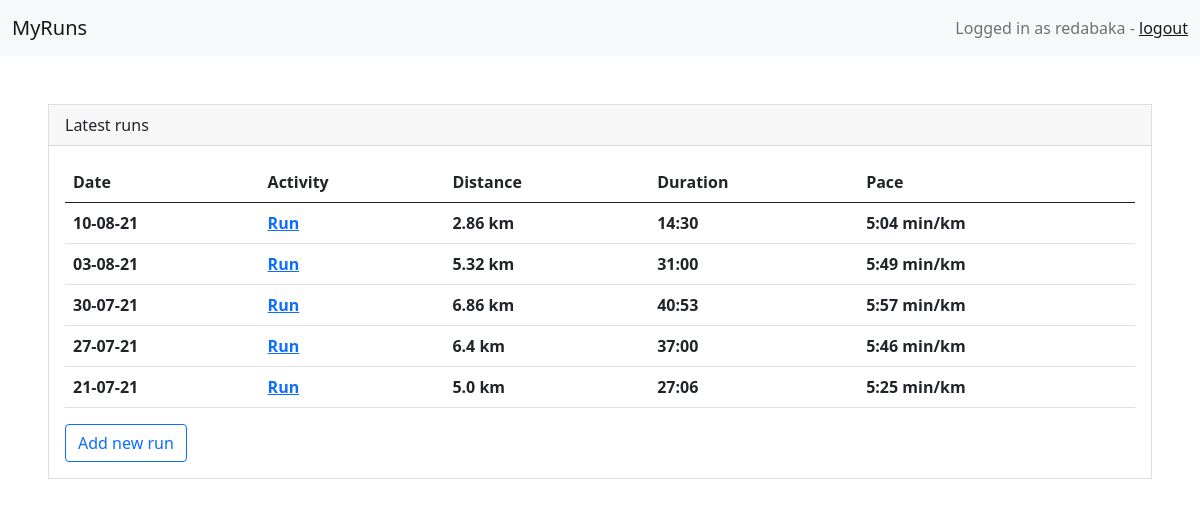
The page / (signed in) on the database as committed earlier.
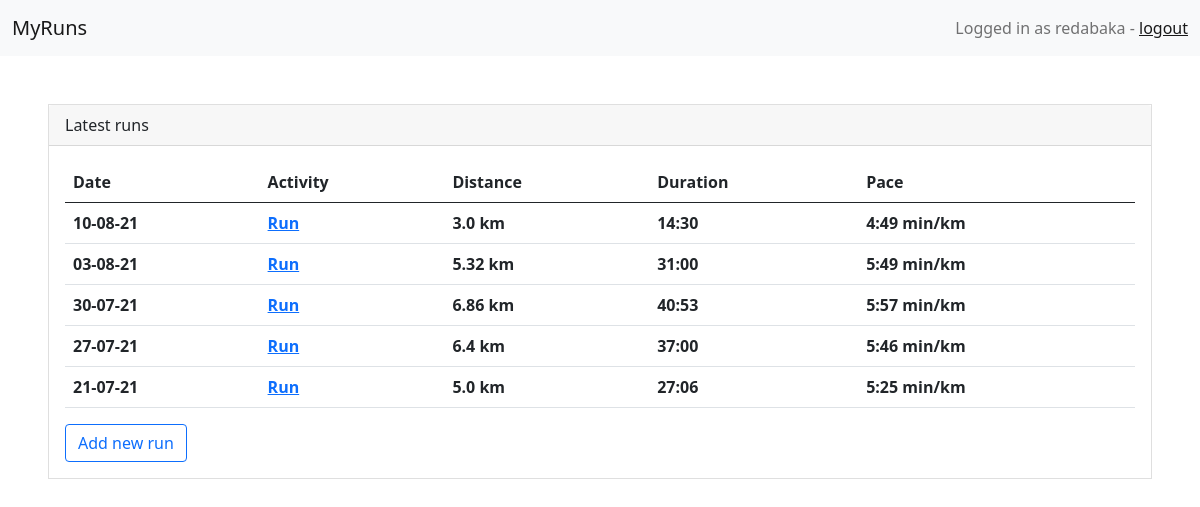
The same page on the database as committed later.
### workout/models.py (models this page shows, shortened)
class Run(models.Model):
    ACTIVITY_CHOICES = (
        ('run', 'Run'),
        ('hike', 'Hike')
    )
    user = models.ForeignKey(User, on_delete=models.CASCADE, null=True, blank=True)
    activity = models.CharField(max_length=20, choices=ACTIVITY_CHOICES, default='run')
    name = models.CharField(max_length=20)
    created = models.DateTimeField(auto_now_add=True)
    distance = models.FloatField()
    duration = models.FloatField()
    pace = models.FloatField()
    date = models.DateField()
    class Meta:
        order_with_respect_to = 'user'
    def get_absolute_url(self):
        return reverse('workout:run_details', args=[self.pk])

### workout/views.py (the view)
# urls.py: path('', views.run_list, name='run_list'),
@login_required(login_url='login/')
def run_list(request, year=None, month=None):
    runs = Run.objects.filter(user=request.user)
    if year:
        runs = Run.objects.filter(date__year=year)
    if month:
        runs = Run.objects.filter(date__year=year,date__month=month)
    return render(request,
                  'workout/run/list.html',
                  {'runs': runs,
                   'year': year,
                   'month': month})

### workout/templatetags/workout_tags.py (called while the page is built)
@register.filter
def convert_to_minutes(value):
    seconds = float(value)-int(value)
    return '{}:{:02d}'.format(int(value),int(seconds*60))

### workout/templates/workout/run/list.html (shortened to what this page needs)
{% extends "base.html" %}
{% load workout_tags %}
{% block content %}
  <div class="card-header">
    {% if year %}
      Runs from {{ year }}
      {% if month %}
        / {{ month|leading_zero }}
    {% endif %}
    {% else %}
      Latest runs
    {% endif %}
  </div>
  <div class="card-body">
    <table class='table'>
      <thead>
        <tr>
          <th>Date</th>
          <th>Activity</th>
          <th>Distance</th>
          <th>Duration</th>
          <th>Pace</th>
        </tr>
      </thead>
      <tbody>
        {% for run in runs %}
        <tr>
          <th>{{ run.date|date:"d-m-y" }}</th>
          <th><a href="{{ run.get_absolute_url }}">{{ run.name }}</a></th>
          <th>{{ run.distance }} km</th>
          <th>{{ run.duration|convert_to_minutes }}</th>
          <th>{{ run.pace|convert_to_minutes }} min/km</th>
        </tr>
      {% endfor %}
      </tbody>
    </table>
    <a class="btn btn-outline-primary" href="{% url 'workout:add_run' %}">Add new run</a>
  </div>
{% endblock %}

### workout/templates/base.html (shortened to what this page needs)
{% load static %}
<!DOCTYPE html>
<html>
<head>
    <link href="https://cdn.jsdelivr.net/npm/bootstrap@5.0.2/dist/css/bootstrap.min.css" rel="stylesheet"
>
</head>
<body>
    <nav class="navbar navbar-light bg-light">
        <div class="container-fluid">
          <span class="navbar-brand mb-0 h1">MyRuns</span>
          {% if user.is_authenticated %}
            <span class="navbar-text">
                Logged in as {{ user.username }} -
                <a href="{% url 'workout:logout' %}"">logout</a>
            </span>
          {% endif %}
        </div>
    </nav>
    <div class='card m-5 rounded-0'>
        {% block content %}
        {% endblock %}
    </div>
</body>
</html>

Rows that differ between the two databases and show on the page:
changed Run (number 1 of 5 on the later page): distance "2.86" → "3.0"; pace|convert_to_minutes "5:04" → "4:49"
